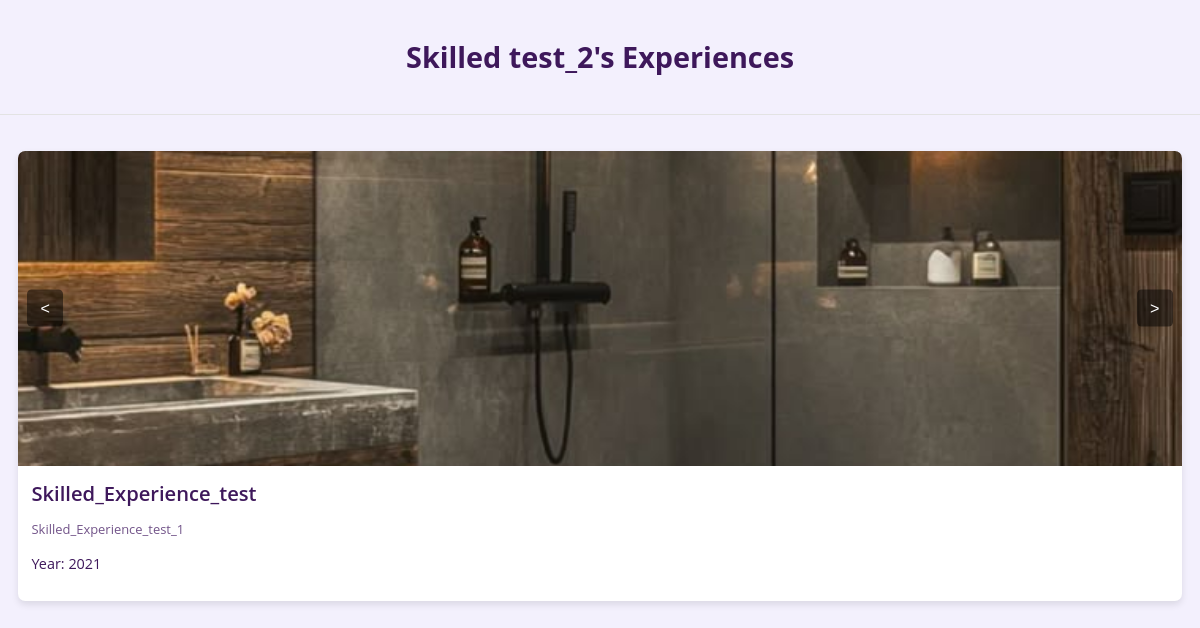
Page /experiences.php?id=5 (signed in) on the committed database.
### tables this page shows
CREATE TABLE Utilisateur (
    id_utilisateur INT AUTO_INCREMENT PRIMARY KEY,
    email VARCHAR(255) NOT NULL UNIQUE,
    nom VARCHAR(100) NOT NULL,
    prenom VARCHAR(100) NOT NULL,
    mot_de_passe VARCHAR(255) NOT NULL,
    role ENUM('client', 'prestataire', 'admin') NOT NULL
);

CREATE TABLE Media_experience (
    id_media INT AUTO_INCREMENT PRIMARY KEY,
    id_experience INT NOT NULL,
    type_contenu ENUM('image', 'video') NOT NULL,
    chemin_fichier TEXT NOT NULL,
    description_media TEXT,
    FOREIGN KEY (id_experience) REFERENCES Experience_prestataire(id_experience)
);

CREATE TABLE Experience_prestataire (
    id_experience INT AUTO_INCREMENT PRIMARY KEY,
    id_prestataire INT NOT NULL,
    titre_experience VARCHAR(255) NOT NULL,
    description TEXT NOT NULL,
    date_project YEAR,
    FOREIGN KEY (id_prestataire) REFERENCES Prestataire(id_prestataire)
);

### experiences.php (the view, shortened to what this page needs)
<?php
require 'config.php';
$id_prestataire = null;
$artisan_name = '';
if (isset($_GET['id'])) {
    $id_prestataire = (int) $_GET['id'];
    $stmt = $pdo->prepare("SELECT * FROM Experience_prestataire WHERE id_prestataire = ? ORDER BY date_project DESC");
    $stmt->execute([$id_prestataire]);
    $experiences = $stmt->fetchAll(PDO::FETCH_ASSOC);
    $stmt_artisan = $pdo->prepare("SELECT u.nom, u.prenom FROM Prestataire p JOIN Utilisateur u ON p.id_utilisateur = u.id_utilisateur WHERE p.id_prestataire = ?");
    $stmt_artisan->execute([$id_prestataire]);
    $artisan_info = $stmt_artisan->fetch(PDO::FETCH_ASSOC);
    if ($artisan_info) {
        $artisan_name = htmlspecialchars($artisan_info['prenom'] . ' ' . $artisan_info['nom']);
    }
} else {
    $stmt = $pdo->prepare("SELECT * FROM Experience_prestataire ORDER BY date_project DESC");
    $stmt->execute();
    $experiences = $stmt->fetchAll(PDO::FETCH_ASSOC);
}
foreach ($experiences as &$experience) {
    $stmt = $pdo->prepare("SELECT chemin_fichier, type_contenu FROM Media_experience WHERE id_experience = ? ORDER BY id_media ASC");
    $stmt->execute([$experience['id_experience']]);
    $experience['media'] = $stmt->fetchAll(PDO::FETCH_ASSOC);
}
?>
<!DOCTYPE html>
<html lang="en">
<head>
    <link rel="stylesheet" href="experiences.css">
    <link rel="stylesheet" href="artisan.css">
</head>
<body>
    <header>
        <h1><?= $id_prestataire ? $artisan_name . "'s Experiences" : "Our Experiences" ?></h1>
    </header>
    <main class="experiences-container">
        <?php if (empty($experiences)): ?>
            <p>No experiences to display yet.</p>
        <?php else: ?>
            <?php foreach ($experiences as $experience): ?>
                <div class="experience-card">
                    <div class="slider-container">
                        <div class="slider-images">
                            <?php if (!empty($experience['media'])): ?>
                                <?php foreach ($experience['media'] as $media): ?>
                                    <?php if ($media['type_contenu'] === 'image'): ?>
                                        <img src="<?= htmlspecialchars($media['chemin_fichier']) ?>" alt="Experience Image">
                                    <?php elseif ($media['type_contenu'] === 'video'): ?>
                                        <video src="<?= htmlspecialchars($media['chemin_fichier']) ?>" controls></video>
                                    <?php endif; ?>
                                <?php endforeach; ?>
                            <?php else: ?>
                                <img src="img/no_image_available.png" alt="No Image Available">
                            <?php endif; ?>
                        </div>
                        <?php if (count($experience['media']) > 1): ?>
                            <button class="prev-btn"><</button>
                            <button class="next-btn">></button>
                        <?php endif; ?>
                    </div>
                    <div class="experience-details">
                        <h2 class="experience-title"><?= htmlspecialchars($experience['titre_experience']) ?></h2>
                        <p class="experience-description"><?= htmlspecialchars($experience['description']) ?></p>
                        <p class="experience-year">Year: <?= htmlspecialchars($experience['date_project']) ?></p>
                    </div>
                </div>
            <?php endforeach; ?>
        <?php endif; ?>
    </main>
</body>
</html>

### experiences.css (style rules this page uses)
body { font-family: "Poppins", sans-serif; margin: 0; padding: 0; background-color: #F3F0FD; color: #3E185B; }
header { background-color: #F3F0FD; color: #3E185B; padding: 20px 0; text-align: center; margin-bottom: 20px; border-bottom: 1px solid #E3E3E3; }
.experiences-container { display: grid; grid-template-columns: repeat(auto-fit, minmax(35vw, 1fr)); gap: 20px; padding: 20px; max-width: 100%; margin: 0 auto; }
.experience-card { background-color: white; border-radius: 8px; box-shadow: 0 4px 8px rgba(0, 0, 0, 0.1); overflow: hidden; display: flex; flex-direction: column; transition: transform 0.2s; }
.slider-container { position: relative; width: 100%; height: 350px; overflow: hidden; }
.slider-images { display: flex; width: 100%; height: 100%; transition: transform 0.5s ease-in-out; }
.slider-images img { width: 100%; height: 100%; object-fit: cover; flex-shrink: 0; }
.prev-btn, .next-btn { position: absolute; top: 50%; transform: translateY(-50%); background-color: rgba(0, 0, 0, 0.5); color: white; border: none; padding: 10px 15px; cursor: pointer; font-size: 18px; z-index: 10; border-radius: 5px; }
.prev-btn { left: 10px; }
.next-btn { right: 10px; }
.experience-details { padding: 15px; }
.experience-title { font-size: 1.4em; margin-top: 0; margin-bottom: 10px; color: #3E185B; font-weight: 600; }
.experience-description { font-size: 0.9em; line-height: 1.5; color: #725489; font-family: "Open Sans", sans-serif; }
@media (min-width: 768px) { .experiences-container { grid-template-columns: repeat(auto-fit, minmax(35vw, 1fr)); } }

### artisan.css (style rules this page uses)
body { margin: 0; font-family: 'Open Sans', sans-serif; zoom: 0.9; }

### rows in the picture
utilisateur: artisan_name "Skilled test_2"
experience_prestataire: titre_experience "Skilled_Experience_test", description "Skilled_Experience_test_1", date_project "2021"
media_experience: chemin_fichier (picture)
